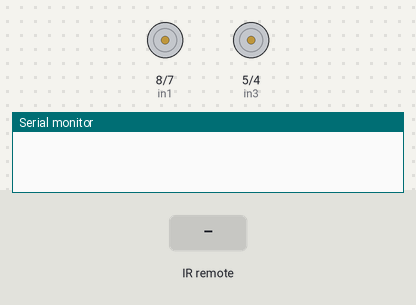
The sketch below on a simulated Arduino Uno, built with avr-gcc and run on an emulated ATmega328P. Shown: motor-driver pin pairs drawn as motors (green arrow = first pin HIGH = forward, orange = second pin HIGH = backward, longer = more drive, scaled by the enable pin), the last lines printed to the serial monitor. The test bench sets the inputs (shaded band).

Above: at 1.2 s.
1.3 s: infrared code 0x8 received
At 2.5 s:
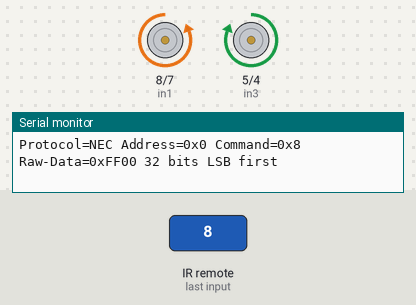
2.8 s: infrared code 0x5A received
At 3.9 s:
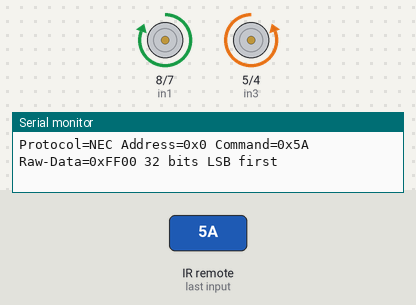
4.3 s: infrared code 0x1C received
At 5.0 s:
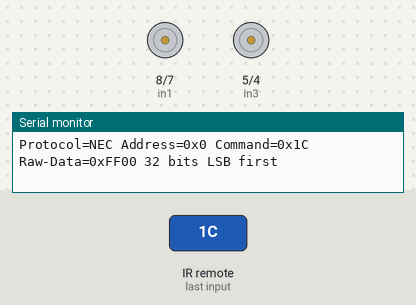
5.8 s: infrared code 0x52 received
At 6.2 s:
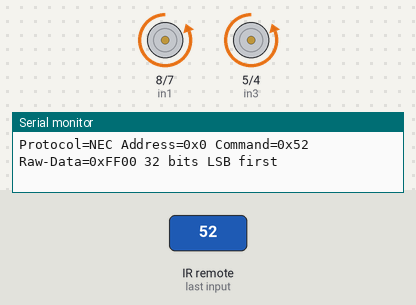
7.3 s: infrared code 0x18 received
At 8.5 s:
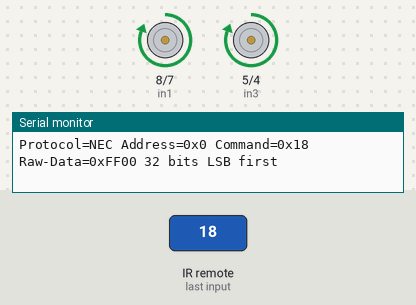
Timing chart, 0 to 9.8 s (numbered marks = the images above; inputs shaded):
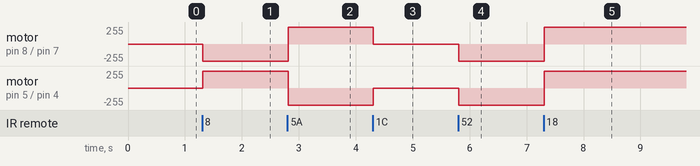

Measured:
- after the input at 1.3 s, motor on pin 8 (in1) / pin 7 (in2): stopped → backward 255/255 at once; motor on pin 5 (in3) / pin 4 (in4): stopped → forward 255/255 at once
- after the input at 2.8 s, motor on pin 8 (in1) / pin 7 (in2): backward 255/255 → forward 255/255 at once; motor on pin 5 (in3) / pin 4 (in4): forward 255/255 → backward 255/255 at once
- after the input at 4.3 s, motor on pin 8 (in1) / pin 7 (in2): forward 255/255 → stopped at once; motor on pin 5 (in3) / pin 4 (in4): backward 255/255 → stopped at once
- after the input at 5.8 s, motor on pin 8 (in1) / pin 7 (in2), motor on pin 5 (in3) / pin 4 (in4): stopped → backward 255/255 at once
- after the input at 7.3 s, motor on pin 8 (in1) / pin 7 (in2), motor on pin 5 (in3) / pin 4 (in4): backward 255/255 → forward 255/255 at once

The sketch:

car.ino
```cpp
#include "PinDefinitionsAndMore.h" // Define macros for input and output pin etc.
#include <IRremote.h>


#define DECODE_NEC  //defines the type of IR transmission to decode based on the remote. See IRremote library for examples on how to decode other types of remote

/*
** if you want to add other remotes (as long as they're on the same protocol above):
** press the desired button and look for a hex code similar to those below (ex: 0x11)
** then add a new line to #define newCmdName 0x11,
** and add a case to the switch statement like case newCmdName:
** this will let you add new functions to buttons on other remotes!
** the best remotes to try are cheap LED remotes, some TV remotes, and some garage door openers
*/

//defines the specific command code for each button on the remote
#define left 0x8
#define right 0x5A
#define down 0x52
#define up 0x18
#define ok 0x1C
#define cmd1 0x45
#define cmd2 0x46
#define cmd3 0x47
#define cmd4 0x44
#define cmd5 0x40
#define cmd6 0x43
#define cmd7 0x7
#define cmd8 0x15
#define cmd9 0x9
#define cmd0 0x19
#define star 0x16
#define hashtag 0xD


const int RECV_PIN = 2;

IRrecv irrecv(RECV_PIN);
decode_results results;

// Motor pins
const int enA = 9;
const int in1 = 8;
const int in2 = 7;
const int enB = 3;
const int in3 = 5;
const int in4 = 4;

void setup() {
  Serial.begin(9600);
  irrecv.enableIRIn();
  irrecv.blink13(true);

  // Set all the motor control pins to outputs
  pinMode(enA, OUTPUT);
  pinMode(in1, OUTPUT);
  pinMode(in2, OUTPUT);
  pinMode(enB, OUTPUT);
  pinMode(in3, OUTPUT);
  pinMode(in4, OUTPUT);

  // Turn off motors - Initial state
  digitalWrite(enA, LOW);
  digitalWrite(enB, LOW);
}

void loop() {

    /*
    * Check if received data is available and if yes, try to decode it.
    */
    if (IrReceiver.decode()) {

        /*
        * Print a short summary of received data
        */
        IrReceiver.printIRResultShort(&Serial);
        IrReceiver.printIRSendUsage(&Serial);
        if (IrReceiver.decodedIRData.protocol == UNKNOWN) { //command garbled or not recognized
            Serial.println(F("Received noise or an unknown (or not yet enabled) protocol - if you wish to add this command, define it at the top of the file with the hex code printed below (ex: 0x8)"));
            // We have an unknown protocol here, print more info
            IrReceiver.printIRResultRawFormatted(&Serial, true);
        }
        Serial.println();

        /*
        * !!!Important!!! Enable receiving of the next value,
        * since receiving has stopped after the end of the current received data packet.
        */
        IrReceiver.resume(); // Enable receiving of the next value

         /*
        * Finally, check the received data and perform actions according to the received command
        */

        switch(IrReceiver.decodedIRData.command){ //this is where the commands are handled


          case up: // UP button
            //Serial.print(F("up"));
            forward();
            break;
          case down: // DOWN button
            backward();
            break;
          case left: // LEFT button
            turnLeft();
            break;
          case right: // RIGHT button
            turnRight();
            break;
          case ok: // OK button (Stop)
            stopMotors();
            break;
        }
        irrecv.resume();
      }
}

void forward() {
  digitalWrite(in1, HIGH);
  digitalWrite(in2, LOW);
  digitalWrite(in3, HIGH);
  digitalWrite(in4, LOW);
  analogWrite(enA, 255);
  analogWrite(enB, 255);
}

void backward() {
  digitalWrite(in1, LOW);
  digitalWrite(in2, HIGH);
  digitalWrite(in3, LOW);
  digitalWrite(in4, HIGH);
  analogWrite(enA, 255);
  analogWrite(enB, 255);
}

void turnLeft() {
  digitalWrite(in1, LOW);
  digitalWrite(in2, HIGH);
  digitalWrite(in3, HIGH);
  digitalWrite(in4, LOW);
  analogWrite(enA, 255);
  analogWrite(enB, 255);
}

void turnRight() {
  digitalWrite(in1, HIGH);
  digitalWrite(in2, LOW);
  digitalWrite(in3, LOW);
  digitalWrite(in4, HIGH);
  analogWrite(enA, 255);
  analogWrite(enB, 255);
}

void stopMotors() {
  digitalWrite(in1, LOW);
  digitalWrite(in2, LOW);
  digitalWrite(in3, LOW);
  digitalWrite(in4, LOW);
}


// This function lets you control spinning direction of motors
void directionControl() {
	// Set motors to maximum speed
	// For PWM maximum possible values are 0 to 255
	analogWrite(enA, 255);
	analogWrite(enB, 255);

	// Turn on motor A & B
	digitalWrite(in1, HIGH);
	digitalWrite(in2, LOW);
	digitalWrite(in3, HIGH);
	digitalWrite(in4, LOW);
	delay(2000);

	// Now change motor directions
	digitalWrite(in1, LOW);
	digitalWrite(in2, HIGH);
	digitalWrite(in3, LOW);
	digitalWrite(in4, HIGH);
	delay(2000);

	// Turn off motors
	digitalWrite(in1, LOW);
	digitalWrite(in2, LOW);
	digitalWrite(in3, LOW);
	digitalWrite(in4, LOW);
}

// This function lets you control speed of the motors
void speedControl() {
	// Turn on motors
	digitalWrite(in1, LOW);
	digitalWrite(in2, HIGH);
	digitalWrite(in3, LOW);
	digitalWrite(in4, HIGH);

	// Accelerate from zero to maximum speed
	for (int i = 0; i < 256; i++) {
		analogWrite(enA, i);
		analogWrite(enB, i);
		delay(20);
	}

	// Decelerate from maximum speed to zero
	for (int i = 255; i >= 0; --i) {
		analogWrite(enA, i);
		analogWrite(enB, i);
		delay(20);
	}

	// Now turn off motors
	digitalWrite(in1, LOW);
	digitalWrite(in2, LOW);
	digitalWrite(in3, LOW);
	digitalWrite(in4, LOW);
}
```
